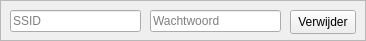
<?xml version="1.0" encoding="UTF-8"?>
<ui version="4.0">
 <class>Wifi</class>
 <widget class="QFrame" name="Wifi">
  <property name="geometry">
   <rect>
    <x>0</x>
    <y>0</y>
    <width>366</width>
    <height>41</height>
   </rect>
  </property>
  <property name="minimumSize">
   <size>
    <width>366</width>
    <height>41</height>
   </size>
  </property>
  <property name="maximumSize">
   <size>
    <width>366</width>
    <height>41</height>
   </size>
  </property>
  <property name="windowTitle">
   <string>Frame</string>
  </property>
  <property name="frameShape">
   <enum>QFrame::Shape::StyledPanel</enum>
  </property>
  <widget class="QLineEdit" name="ssid">
   <property name="geometry">
    <rect>
     <x>10</x>
     <y>10</y>
     <width>131</width>
     <height>22</height>
    </rect>
   </property>
   <property name="placeholderText">
    <string>SSID</string>
   </property>
  </widget>
  <widget class="QLineEdit" name="password">
   <property name="geometry">
    <rect>
     <x>150</x>
     <y>10</y>
     <width>131</width>
     <height>22</height>
    </rect>
   </property>
   <property name="echoMode">
    <enum>QLineEdit::EchoMode::PasswordEchoOnEdit</enum>
   </property>
   <property name="placeholderText">
    <string>Wachtwoord</string>
   </property>
  </widget>
  <widget class="QPushButton" name="verwijderButton">
   <property name="geometry">
    <rect>
     <x>290</x>
     <y>10</y>
     <width>66</width>
     <height>24</height>
    </rect>
   </property>
   <property name="text">
    <string>Verwijder</string>
   </property>
  </widget>
 </widget>
 <tabstops>
  <tabstop>ssid</tabstop>
  <tabstop>password</tabstop>
  <tabstop>verwijderButton</tabstop>
 </tabstops>
 <resources/>
 <connections/>
</ui>
